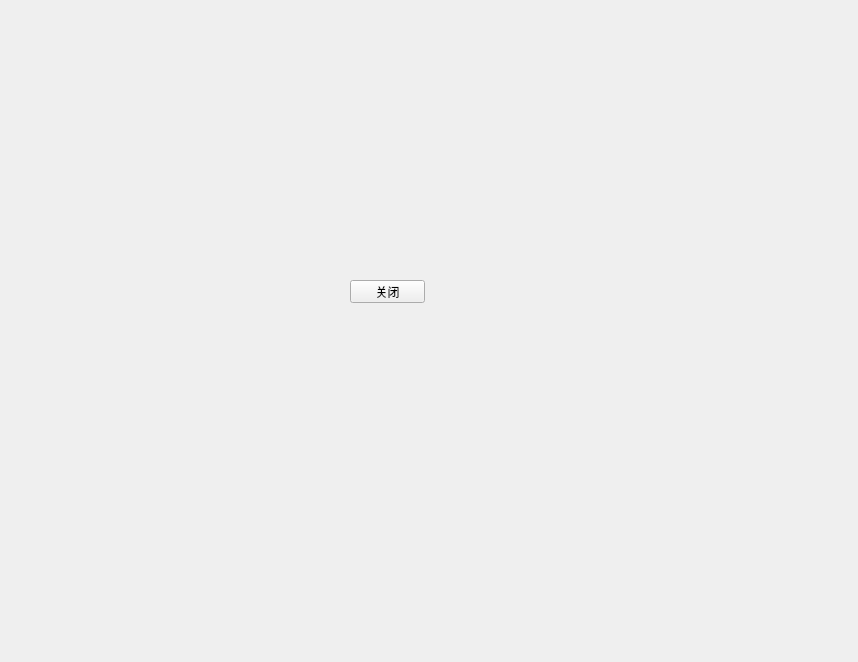
<?xml version="1.0" encoding="UTF-8"?>
<ui version="4.0">
 <class>Form</class>
 <widget class="QWidget" name="Form">
  <property name="geometry">
   <rect>
    <x>0</x>
    <y>0</y>
    <width>858</width>
    <height>662</height>
   </rect>
  </property>
  <property name="windowTitle">
   <string>Form</string>
  </property>
  <widget class="QPushButton" name="closeWinBtn">
   <property name="geometry">
    <rect>
     <x>350</x>
     <y>280</y>
     <width>75</width>
     <height>23</height>
    </rect>
   </property>
   <property name="text">
    <string>关闭</string>
   </property>
  </widget>
 </widget>
 <resources/>
 <connections>
  <connection>
   <sender>closeWinBtn</sender>
   <signal>clicked()</signal>
   <receiver>Form</receiver>
   <slot>close()</slot>
   <hints>
    <hint type="sourcelabel">
     <x>396</x>
     <y>299</y>
    </hint>
    <hint type="destinationlabel">
     <x>514</x>
     <y>361</y>
    </hint>
   </hints>
  </connection>
 </connections>
</ui>
